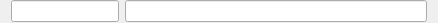
<?xml version="1.0" encoding="UTF-8"?>
<ui version="4.0">
 <class>RestrictionListItem</class>
 <widget class="QWidget" name="RestrictionListItem">
  <property name="geometry">
   <rect>
    <x>0</x>
    <y>0</y>
    <width>438</width>
    <height>23</height>
   </rect>
  </property>
  <property name="windowTitle">
   <string>Form</string>
  </property>
  <layout class="QHBoxLayout" name="horizontalLayout" stretch="0,1">
   <property name="topMargin">
    <number>0</number>
   </property>
   <property name="bottomMargin">
    <number>0</number>
   </property>
   <item>
    <widget class="MyLineEdit" name="lineEdit_id"/>
   </item>
   <item>
    <widget class="MyLineEdit" name="lineEdit_pattern"/>
   </item>
  </layout>
 </widget>
 <customwidgets>
  <customwidget>
   <class>MyLineEdit</class>
   <extends>QLineEdit</extends>
   <header location="global">mylineedit.h</header>
  </customwidget>
 </customwidgets>
 <resources/>
 <connections/>
</ui>
